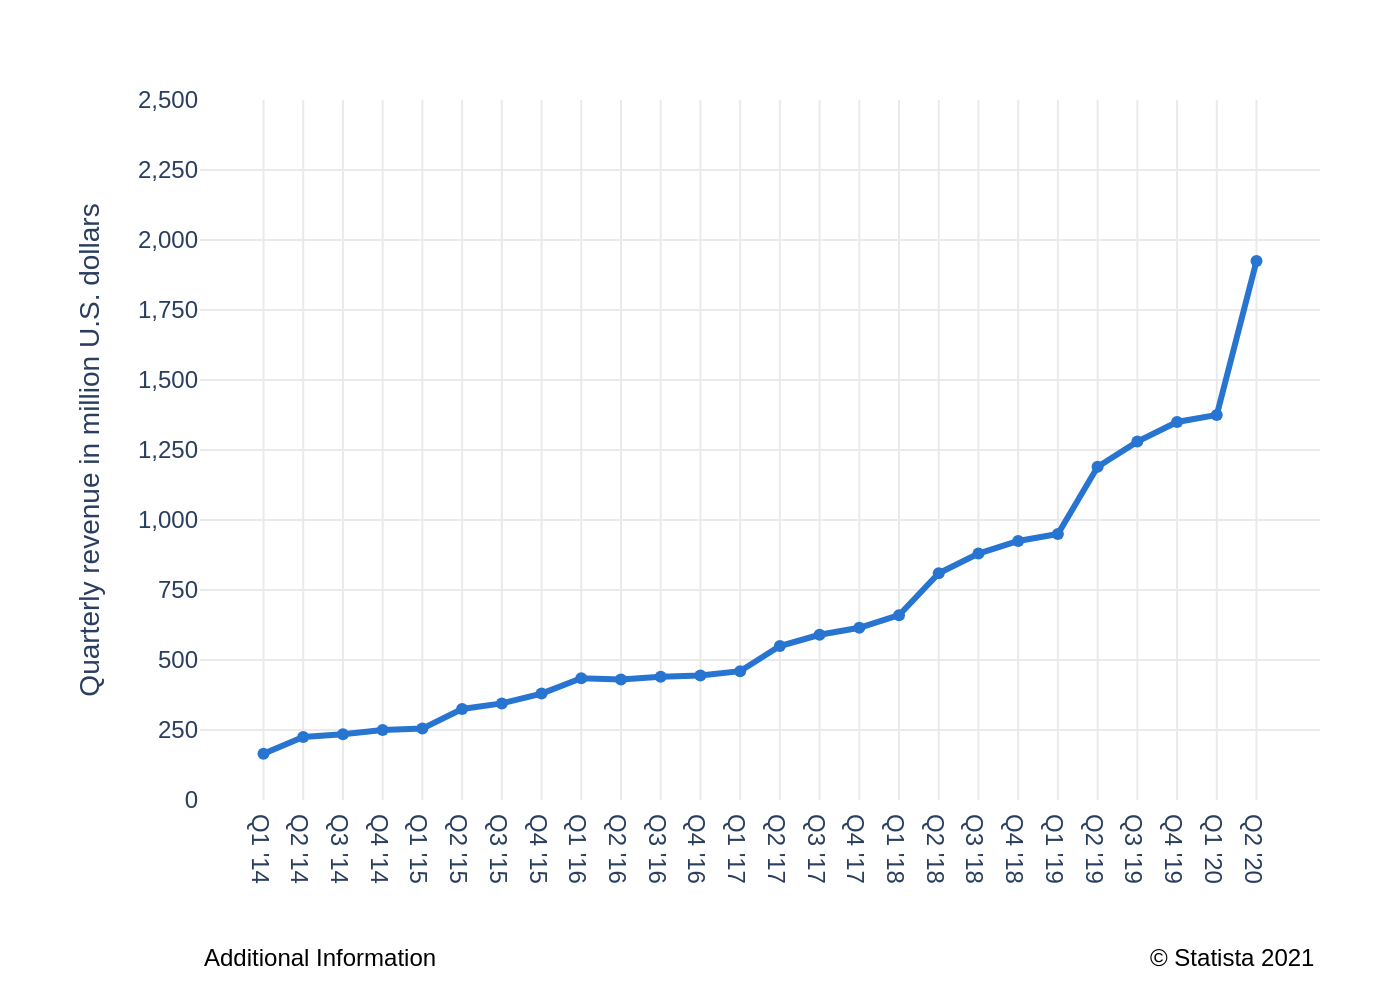

This chart was generated by the following Python code:
import sys
import json
import os
import plotly.graph_objects as go

# Check for command-line argument
if len(sys.argv) != 2:
    print("Usage: python create_chart.py <json_file_path>")
    sys.exit(1)

json_file_path = sys.argv[1]

# Check if the JSON file exists
if not os.path.exists(json_file_path):
    print(f"Error: JSON file not found at '{json_file_path}'")
    sys.exit(1)

# Read data from the JSON file
try:
    with open(json_file_path, 'r', encoding='utf-8') as f:
        chart_config = json.load(f)
except json.JSONDecodeError:
    print(f"Error: Invalid JSON format in '{json_file_path}'")
    sys.exit(1)

# Extract data and texts
chart_data = chart_config.get('chart_data', [])
texts = chart_config.get('texts', {})
colors = chart_config.get('colors', [])

# Prepare data for plotting
x_values = [item['x'] for item in chart_data]
y_values = [item['y'] for item in chart_data]

# Create the figure
fig = go.Figure()

# Add the line trace
fig.add_trace(go.Scatter(
    x=x_values,
    y=y_values,
    mode='lines+markers',
    line=dict(color=colors[0] if colors else None, width=3),
    marker=dict(color=colors[0] if colors else None, size=6),
    name='' # No legend entry
))

# Update layout
fig.update_layout(
    title_text=texts.get('title'),
    font=dict(family="Arial", size=12),
    showlegend=False,
    plot_bgcolor='white',
    paper_bgcolor='white',
    xaxis=dict(
        title_text=texts.get('x_axis_title'),
        showgrid=True,
        gridcolor='#EAEAEA',
        gridwidth=1,
        zeroline=False,
        tickfont=dict(size=12)
    ),
    yaxis=dict(
        title_text=texts.get('y_axis_title'),
        showgrid=True,
        gridcolor='#EAEAEA',
        gridwidth=1,
        zeroline=False,
        range=[0, 2500],
        dtick=250,
        tickfont=dict(size=12),
        tickformat=','
    ),
    margin=dict(l=100, r=40, t=50, b=100)
)

# Add annotations for source and note
annotations = []
if texts.get('note'):
    annotations.append(dict(
        xref="paper", yref="paper",
        x=0, y=-0.2,
        xanchor='left', yanchor='top',
        text=texts['note'],
        showarrow=False,
        font=dict(family="Arial", size=12, color="#000000")
    ))
if texts.get('source'):
    annotations.append(dict(
        xref="paper", yref="paper",
        x=1, y=-0.2,
        xanchor='right', yanchor='top',
        text=texts['source'],
        showarrow=False,
        font=dict(family="Arial", size=12, color="#000000")
    ))

fig.update_layout(annotations=annotations)

# Determine output filename from input JSON path
base_filename = os.path.splitext(os.path.basename(json_file_path))[0]
output_image_filename = f"{base_filename}.png"

# Save the figure as a PNG image
fig.write_image(output_image_filename, scale=2)

print(f"Chart saved to {output_image_filename}")
